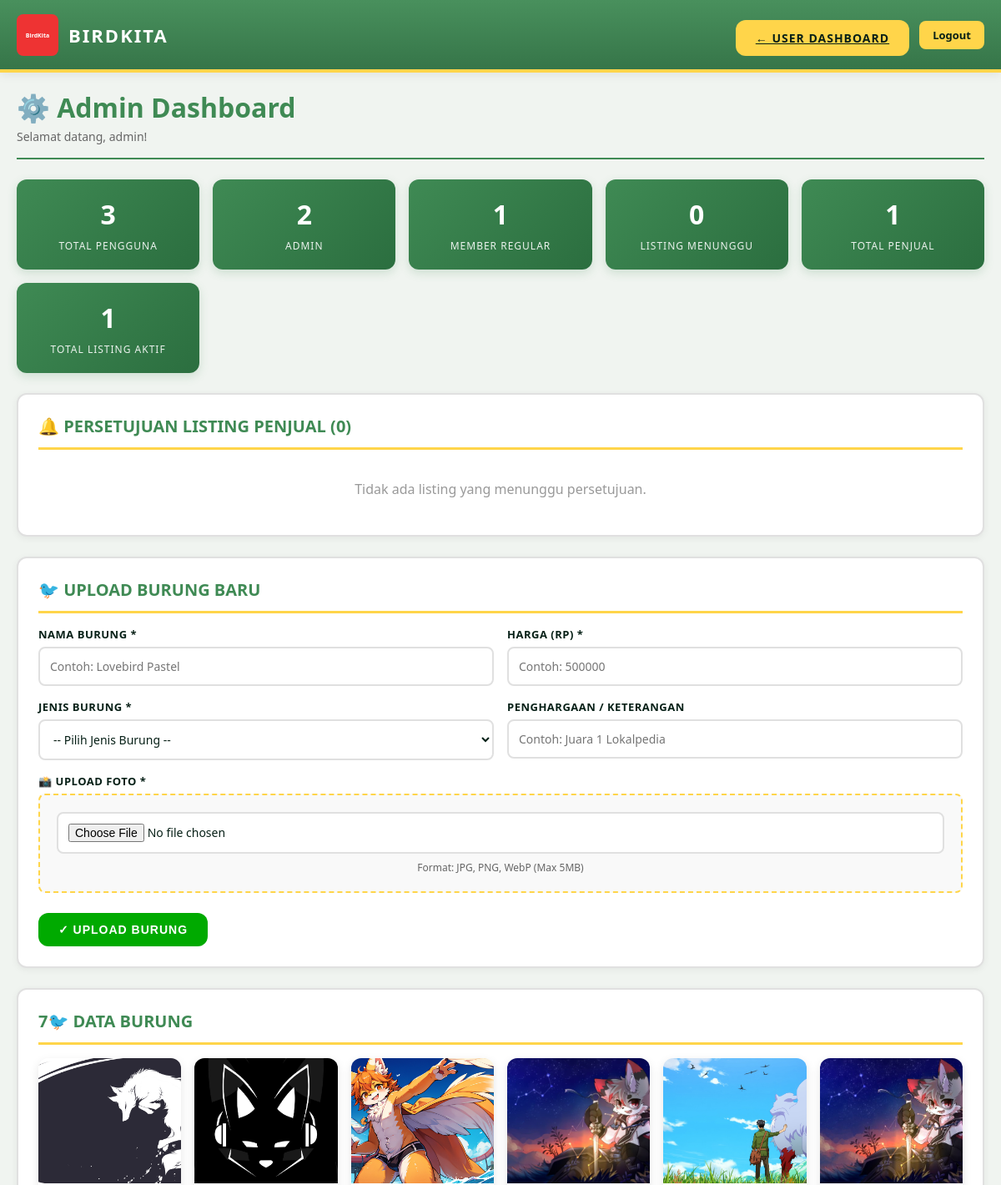
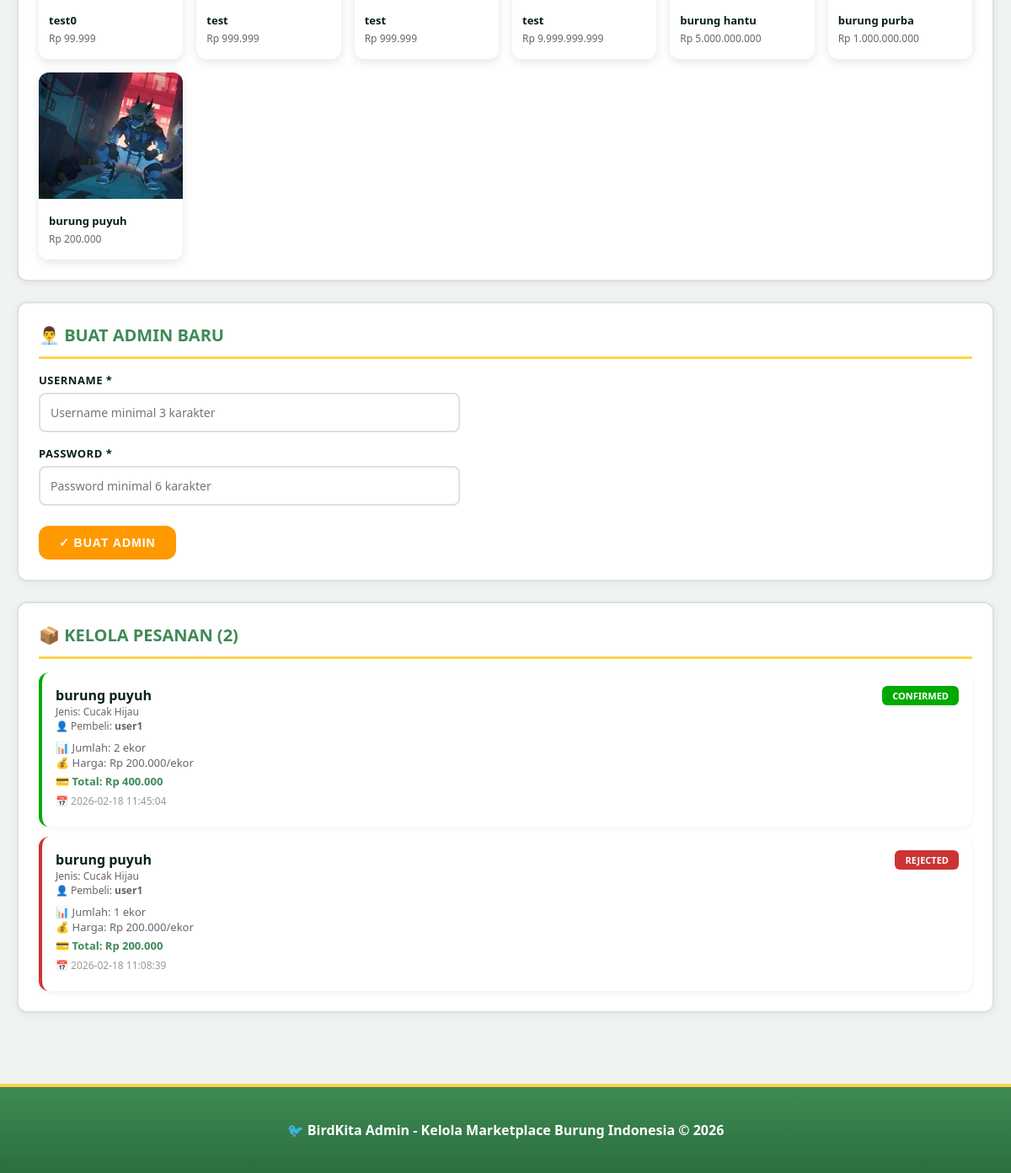
The app's page /admin/dashboard_admin.php (signed in) with its own data (2 pictures, top to bottom).
### tables this page shows
CREATE TABLE IF NOT EXISTS `winners` (
  `id` int NOT NULL AUTO_INCREMENT,
  `bird_name` varchar(255) NOT NULL,
  `bird_type` varchar(255) NOT NULL,
  `bird_price` varchar(100) NOT NULL,
  `image_path` varchar(255) DEFAULT NULL,
  `bird_rank` varchar(50) DEFAULT NULL,
  `uploaded_by` int DEFAULT NULL,
  `created_at` datetime NOT NULL DEFAULT CURRENT_TIMESTAMP,
  PRIMARY KEY (`id`),
  KEY `uploaded_by` (`uploaded_by`),
  CONSTRAINT `winners_ibfk_1` FOREIGN KEY (`uploaded_by`) REFERENCES `users` (`id`) ON DELETE SET NULL
);

CREATE TABLE IF NOT EXISTS `orders` (
  `id` int NOT NULL AUTO_INCREMENT,
  `user_id` int NOT NULL,
  `bird_id` int NOT NULL,
  `bird_name` varchar(255) DEFAULT NULL,
  `bird_type` varchar(255) DEFAULT NULL,
  `bird_price` varchar(100) DEFAULT NULL,
  `quantity` int NOT NULL DEFAULT '1',
  `total_price` varchar(100) DEFAULT NULL,
  `status` enum('Pending','Confirmed','Rejected') NOT NULL DEFAULT 'Pending',
  `created_at` datetime NOT NULL DEFAULT CURRENT_TIMESTAMP,
  PRIMARY KEY (`id`),
  KEY `user_id` (`user_id`),
  KEY `bird_id` (`bird_id`),
  CONSTRAINT `orders_ibfk_1` FOREIGN KEY (`user_id`) REFERENCES `users` (`id`) ON DELETE CASCADE,
  CONSTRAINT `orders_ibfk_2` FOREIGN KEY (`bird_id`) REFERENCES `winners` (`id`) ON DELETE CASCADE
);

CREATE TABLE IF NOT EXISTS `users` (
  `id` int NOT NULL AUTO_INCREMENT,
  `username` varchar(50) NOT NULL,
  `password_hash` varchar(255) NOT NULL,
  `role` enum('user','admin') NOT NULL DEFAULT 'user',
  `created_at` datetime NOT NULL DEFAULT CURRENT_TIMESTAMP,
  PRIMARY KEY (`id`),
  UNIQUE KEY `username` (`username`)
);

### admin/dashboard_admin.php (the view, shortened to what this page needs)
<?php
require_once __DIR__ . '/../config.php';
$totalUsers = $pdo->query("SELECT COUNT(*) FROM users")->fetchColumn();
$totalAdmins = $pdo->query("SELECT COUNT(*) FROM users WHERE role = 'admin'")->fetchColumn();
$totalNonAdmin = $pdo->query("SELECT COUNT(*) FROM users WHERE role != 'admin'")->fetchColumn();
$pendingListings = [];
try {
    $stmt = $pdo->prepare('SELECT sl.*, u.username FROM seller_listings sl JOIN users u ON sl.user_id = u.id WHERE sl.status = ? ORDER BY sl.created_at ASC');
    $stmt->execute(['pending']);
    $pendingListings = $stmt->fetchAll();
} catch (Exception $e) {}
$totalSellers = 0;
$totalApprovedListings = 0;
try {
    $totalListings = $pdo->query("SELECT COUNT(*) FROM seller_listings WHERE status = 'approved'")->fetchColumn();
    $totalApprovedListings = $totalListings;
    $totalSellers = $pdo->query("SELECT COUNT(DISTINCT user_id) FROM seller_listings WHERE status = 'approved'")->fetchColumn();
} catch (Exception $e) {}
$winners = $pdo->query('SELECT * FROM winners ORDER BY created_at DESC')->fetchAll();
$orders = $pdo->query('SELECT o.*, u.username FROM orders o JOIN users u ON o.user_id = u.id ORDER BY o.created_at DESC')->fetchAll();
?>
<!DOCTYPE html>
<html lang="id">
<head>
  <link rel="stylesheet" href="../style.css">
</head>
<body>
  <div class="site-wrap">
    <header class="site-header">
      <div class="nav-inner">
        <div class="brand">
          <img src="../assets/logo.svg" alt="Logo" class="logo">
          <span class="brand-title">BirdKita</span>
        </div>
        <div class="user-actions">
          <a href="../dashboard.php" class="btn" style="background:var(--accent);color:var(--text-dark)">← User Dashboard</a>
          <a href="../logout.php" class="logout">Logout</a>
        </div>
      </div>
    </header>
    <main class="main">
      <div class="admin-header">
        <div>
          <h1 style="margin:0;color:var(--primary)">⚙️ Admin Dashboard</h1>
          <p style="margin:4px 0 0 0;color:#666;font-size:14px">Selamat datang, <?=htmlspecialchars($_SESSION['user']['username'])?>!</p>
        </div>
      </div>
      <div class="admin-stats">
        <div class="stat-card">
          <div class="stat-value"><?=htmlspecialchars($totalUsers)?></div>
          <div class="stat-label">Total Pengguna</div>
        </div>
        <div class="stat-card">
          <div class="stat-value"><?=htmlspecialchars($totalAdmins)?></div>
          <div class="stat-label">Admin</div>
        </div>
        <div class="stat-card">
          <div class="stat-value"><?=htmlspecialchars($totalNonAdmin)?></div>
          <div class="stat-label">Member Regular</div>
        </div>
        <div class="stat-card">
          <div class="stat-value"><?=count($pendingListings)?></div>
          <div class="stat-label">Listing Menunggu</div>
        </div>
        <div class="stat-card">
          <div class="stat-value"><?=htmlspecialchars($totalSellers)?></div>
          <div class="stat-label">Total Penjual</div>
        </div>
        <div class="stat-card">
          <div class="stat-value"><?=htmlspecialchars($totalApprovedListings)?></div>
          <div class="stat-label">Total Listing Aktif</div>
        </div>
      </div>
      <div class="admin-section">
        <h2>🔔 Persetujuan Listing Penjual (<?=count($pendingListings)?>)</h2>
        <?php if (!$pendingListings): ?>
          <p style="color:#999;text-align:center;padding:20px">Tidak ada listing yang menunggu persetujuan.</p>
        <?php endif; ?>
      </div>
      <div class="admin-section">
        <h2>🐦 Upload Burung Baru</h2>
        <form method="post" enctype="multipart/form-data">
          <div class="form-row">
            <div class="form-group">
              <label for="bird_name">Nama Burung *</label>
              <input type="text" id="bird_name" name="bird_name" required placeholder="Contoh: Lovebird Pastel">
            </div>
            <div class="form-group">
              <label for="bird_price">Harga (Rp) *</label>
              <input type="number" id="bird_price" name="bird_price" required placeholder="Contoh: 500000">
            </div>
          </div>
          <div class="form-row">
            <div class="form-group">
              <label for="bird_type">Jenis Burung *</label>
              <select id="bird_type" name="bird_type" required>
                <option value="">-- Pilih Jenis Burung --</option>
              </select>
            </div>
            <div class="form-group">
              <label for="rank">Penghargaan / Keterangan</label>
              <input type="text" id="rank" name="rank" placeholder="Contoh: Juara 1 Lokalpedia">
            </div>
          </div>
          <div class="form-group">
            <label for="photo">📸 Upload Foto *</label>
            <div class="upload-area">
              <input type="file" id="photo" name="photo" accept="image/jpeg,image/png,image/webp" required style="width:100%;padding:12px">
              <p style="font-size:12px;color:#666;margin:8px 0 0 0">Format: JPG, PNG, WebP (Max 5MB)</p>
            </div>
          </div>
          <button type="submit" class="btn" style="background:var(--success)">✓ Upload Burung</button>
        </form>
      </div>
      <div class="admin-section">
        <h2><?=count($winners)?>🐦 Data Burung</h2>
        <?php if (!$winners): ?>
          <p style="color:#999;text-align:center;padding:20px">Belum ada burung yang di-upload.</p>
        <?php else: ?>
          <div class="bird-gallery">
            <?php foreach ($winners as $bird): ?>
              <div class="bird-thumb">
                <?php if (!empty($bird['image_path']) && file_exists('../' . $bird['image_path'])): ?>
                  <img src="../<?=htmlspecialchars($bird['image_path'])?>" alt="<?=htmlspecialchars($bird['bird_name'])?>">
                <?php else: ?>
                  <img src="../assets/parrot.svg" alt="<?=htmlspecialchars($bird['bird_name'])?>">
                <?php endif; ?>
                <div style="padding:12px;background:white">
                  <div style="font-weight:700;font-size:13px"><?=htmlspecialchars($bird['bird_name'])?></div>
                  <div style="font-size:12px;color:#666;margin:4px 0">Rp <?=number_format(floatval($bird['bird_price'] ?? 0), 0, ',', '.')?></div>
                </div>
              </div>
            <?php endforeach; ?>
          </div>
        <?php endif; ?>
      </div>
      <div class="admin-section">
        <h2>👨‍💼 Buat Admin Baru</h2>
        <form method="post" style="max-width:500px">
          <div class="form-group">
            <label for="admin_username">Username *</label>
            <input type="text" id="admin_username" name="username" required placeholder="Username minimal 3 karakter" minlength="3">
          </div>
          <div class="form-group">
            <label for="admin_password">Password *</label>
            <input type="password" id="admin_password" name="password" required placeholder="Password minimal 6 karakter" minlength="6">
          </div>
          <button type="submit" class="btn" style="background:var(--warning)">✓ Buat Admin</button>
        </form>
      </div>
      <div class="admin-section">
        <h2>📦 Kelola Pesanan (<?=count($orders)?>)</h2>
        <?php if (!$orders): ?>
          <p style="color:#999;text-align:center;padding:20px">Belum ada pesanan.</p>
        <?php else: ?>
          <div class="order-list">
            <?php foreach ($orders as $o): ?>
              <div class="order-card <?=strtolower($o['status'])?>">
                <div class="order-header">
                  <div>
                    <div class="order-title"><?=htmlspecialchars($o['bird_name'])?></div>
                    <div style="font-size:12px;color:#666">Jenis: <?=htmlspecialchars($o['bird_type'] ?? '-')?></div>
                    <div style="font-size:12px;color:#666">👤 Pembeli: <strong><?=htmlspecialchars($o['username'])?></strong></div>
                  </div>
                  <span class="order-status <?=strtolower($o['status'])?>">
                    <?=htmlspecialchars($o['status'])?>
                  </span>
                </div>
                <div class="order-details">
                  <div>📊 Jumlah: <?=htmlspecialchars($o['quantity'])?> ekor</div>
                  <div>💰 Harga: Rp <?=number_format(floatval($o['bird_price'] ?? 0), 0, ',', '.')?>/ekor</div>
                  <div style="font-weight:700;color:var(--primary);margin-top:4px">
                    💳 Total: Rp <?=number_format(floatval($o['total_price'] ?? 0), 0, ',', '.')?>
                  </div>
                  <div style="font-size:12px;color:#999;margin-top:6px">📅 <?=htmlspecialchars($o['created_at'])?></div>
                </div>
              </div>
            <?php endforeach; ?>
          </div>
        <?php endif; ?>
      </div>
    </main>
    <footer class="site-footer">
      <div class="footer-inner">🐦 BirdKita Admin - Kelola Marketplace Burung Indonesia © 2026</div>
    </footer>
  </div>
</body>
</html>

### records on screen
winners: image_path (picture), bird_name "test0", bird_price "99.999"
winners: image_path+bird_name (picture), bird_name "test", bird_price "999.999"
winners: image_path+bird_name (picture), bird_name "test", bird_price "999.999"
winners: image_path+bird_name (picture), bird_name "test", bird_price "9.999.999.999"
winners: image_path (picture), bird_name "burung hantu", bird_price "5.000.000.000"
winners: image_path (picture), bird_name "burung purba", bird_price "1.000.000.000"
winners: image_path (picture), bird_name "burung puyuh", bird_price "200.000"
orders: bird_name "burung puyuh", bird_type "Cucak Hijau", user.username "user1", status "CONFIRMED", quantity "2", bird_price "200.000", total_price "400.000", created_at "2026-02-18 11:45:04"
orders: bird_name "burung puyuh", bird_type "Cucak Hijau", user.username "user1", status "REJECTED", quantity "1", bird_price "200.000", total_price "200.000", created_at "2026-02-18 11:08:39"

### other values on screen
$_SESSION['user']['username'] "admin"
$totalUsers "3"
$totalAdmins "2"
$totalNonAdmin "1"
count($pendingListings) "0"
$totalSellers "1"
$totalApprovedListings "1"
count($winners) "7"
count($orders) "2"
